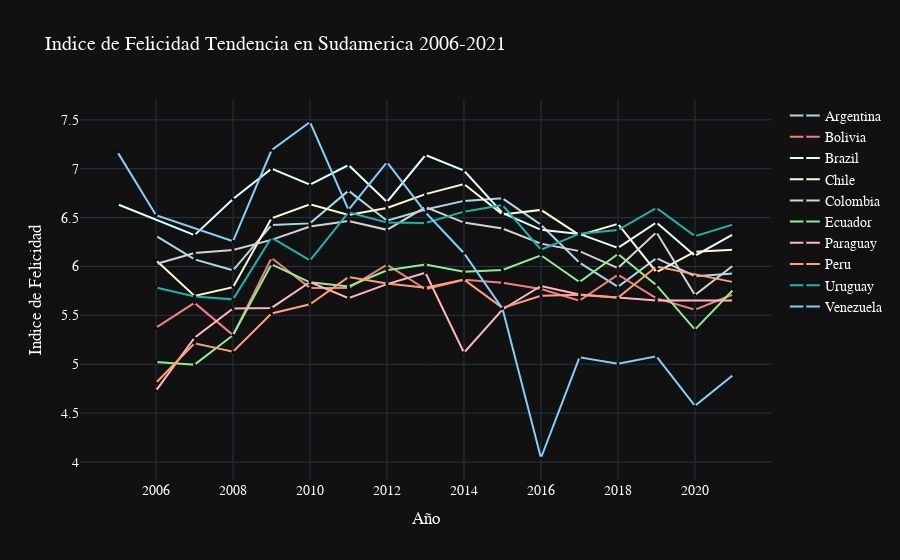

The notebook cell this image was saved under:
### Markdown cell above
#### Gráficos de interés

### Code cell
LAC = LAC.sort_values(["Country name", "year"])

css3_colors = ['#add8e6', '#f08080', '#e0ffff', '#fafad2',
               '#d3d3d3', '#90ee90', '#ffb6c1', '#ffa07a', '#20b2aa', '#87cefa']
css3_dict = {}
i = 0
for name in LAC["Country name"].unique():
    css3_dict[name] = css3_colors[i]
    i += 1


fig = go.Figure()
for name in LAC['Country name'].unique():
    fig.add_trace(go.Scatter(
        x=LAC[LAC['Country name'] == name]['year'],
        y=LAC[LAC['Country name'] == name]['Life Ladder'],
        name=name,
        mode='markers+text+lines',
        marker_color='black',
        line=dict(color=css3_dict[name]),
        marker_size=3,
        yaxis='y1'))

fig.update_layout(
    title="Indice de Felicidad Tendencia en Sudamerica 2006-2021 ",
    xaxis_title="Año",
    yaxis_title='Indice de Felicidad',
    template='plotly_dark',
    font=dict(
        size=14,
        color="White",
        family="Oswald', sans-serif"
    ),
    xaxis=dict(showgrid=True),
    yaxis=dict(showgrid=True)
)
fig.show()

### Figure 1 — Plotly figure (JSON) as saved in the notebook; plotly's stock layout.template omitted (floating-point values rounded to 4 significant figures)
{"data": [{"line": {"color": "#add8e6"}, "marker": {"color": "black", "size": 3}, "mode": "markers+text+lines", "name": "Argentina", "type": "scatter", "x": [2006, 2007, 2008, 2009, 2010, 2011, 2012, 2013, 2014, 2015, 2016, 2017, 2018, 2019, 2020, 2021], "y": [6.313, 6.073, 5.961, 6.424, 6.441, 6.776, 6.468, 6.582, 6.671, 6.697, 6.427, 6.039, 5.793, 6.086, 5.901, 5.929], "yaxis": "y"}, {"line": {"color": "#f08080"}, "marker": {"color": "black", "size": 3}, "mode": "markers+text+lines", "name": "Bolivia", "type": "scatter", "x": [2006, 2007, 2008, 2009, 2010, 2011, 2012, 2013, 2014, 2015, 2016, 2017, 2018, 2019, 2020, 2021], "y": [5.374, 5.628, 5.298, 6.086, 5.781, 5.779, 6.019, 5.767, 5.865, 5.834, 5.77, 5.651, 5.916, 5.674, 5.559, 5.716], "yaxis": "y"}, {"line": {"color": "#e0ffff"}, "marker": {"color": "black", "size": 3}, "mode": "markers+text+lines", "name": "Brazil", "type": "scatter", "x": [2005, 2007, 2008, 2009, 2010, 2011, 2012, 2013, 2014, 2015, 2016, 2017, 2018, 2019, 2020, 2021], "y": [6.637, 6.321, 6.691, 7.001, 6.837, 7.038, 6.66, 7.14, 6.981, 6.547, 6.375, 6.333, 6.191, 6.451, 6.11, 6.33], "yaxis": "y"}, {"line": {"color": "#fafad2"}, "marker": {"color": "black", "size": 3}, "mode": "markers+text+lines", "name": "Chile", "type": "scatter", "x": [2006, 2007, 2008, 2009, 2010, 2011, 2012, 2013, 2014, 2015, 2016, 2017, 2018, 2019, 2020, 2021], "y": [6.063, 5.698, 5.789, 6.494, 6.636, 6.526, 6.599, 6.74, 6.844, 6.533, 6.579, 6.32, 6.436, 5.942, 6.151, 6.172], "yaxis": "y"}, {"line": {"color": "#d3d3d3"}, "marker": {"color": "black", "size": 3}, "mode": "markers+text+lines", "name": "Colombia", "type": "scatter", "x": [2006, 2007, 2008, 2009, 2010, 2011, 2012, 2013, 2014, 2015, 2016, 2017, 2018, 2019, 2020, 2021], "y": [6.025, 6.138, 6.168, 6.272, 6.408, 6.464, 6.375, 6.607, 6.449, 6.388, 6.234, 6.157, 5.984, 6.35, 5.709, 6.012], "yaxis": "y"}, {"line": {"color": "#90ee90"}, "marker": {"color": "black", "size": 3}, "mode": "markers+text+lines", "name": "Ecuador", "type": "scatter", "x": [2006, 2007, 2008, 2009, 2010, 2011, 2012, 2013, 2014, 2015, 2016, 2017, 2018, 2019, 2020, 2021], "y": [5.024, 4.996, 5.297, 6.022, 5.838, 5.795, 5.961, 6.019, 5.946, 5.964, 6.115, 5.84, 6.128, 5.809, 5.354, 5.764], "yaxis": "y"}, {"line": {"color": "#ffb6c1"}, "marker": {"color": "black", "size": 3}, "mode": "markers+text+lines", "name": "Paraguay", "type": "scatter", "x": [2006, 2007, 2008, 2009, 2010, 2011, 2012, 2013, 2014, 2015, 2016, 2017, 2019, 2021], "y": [4.73, 5.272, 5.57, 5.576, 5.841, 5.677, 5.82, 5.936, 5.119, 5.56, 5.801, 5.713, 5.653, 5.653], "yaxis": "y"}, {"line": {"color": "#ffa07a"}, "marker": {"color": "black", "size": 3}, "mode": "markers+text+lines", "name": "Peru", "type": "scatter", "x": [2006, 2007, 2008, 2009, 2010, 2011, 2012, 2013, 2014, 2015, 2016, 2017, 2018, 2019, 2021], "y": [4.811, 5.214, 5.129, 5.519, 5.613, 5.892, 5.825, 5.783, 5.866, 5.577, 5.701, 5.711, 5.68, 5.999, 5.84], "yaxis": "y"}, {"line": {"color": "#20b2aa"}, "marker": {"color": "black", "size": 3}, "mode": "markers+text+lines", "name": "Uruguay", "type": "scatter", "x": [2006, 2007, 2008, 2009, 2010, 2011, 2012, 2013, 2014, 2015, 2016, 2017, 2018, 2019, 2020, 2021], "y": [5.786, 5.694, 5.664, 6.296, 6.062, 6.554, 6.45, 6.444, 6.561, 6.628, 6.171, 6.336, 6.372, 6.6, 6.31, 6.431], "yaxis": "y"}, {"line": {"color": "#87cefa"}, "marker": {"color": "black", "size": 3}, "mode": "markers+text+lines", "name": "Venezuela", "type": "scatter", "x": [2005, 2006, 2008, 2009, 2010, 2011, 2012, 2013, 2014, 2015, 2016, 2017, 2018, 2019, 2020, 2021], "y": [7.17, 6.525, 6.258, 7.189, 7.478, 6.58, 7.067, 6.553, 6.136, 5.569, 4.041, 5.071, 5.006, 5.081, 4.574, 4.892], "yaxis": "y"}], "layout": {"font": {"color": "White", "family": "Oswald', sans-serif", "size": 14}, "title": {"text": "Indice de Felicidad Tendencia en Sudamerica 2006-2021 "}, "xaxis": {"showgrid": true, "title": {"text": "Año"}}, "yaxis": {"showgrid": true, "title": {"text": "Indice de Felicidad"}}}}
